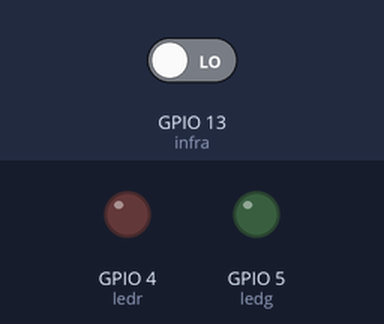
This sketch was run on a simulated ESP8266 (NodeMCU). On the bench: output pins drawn as LEDs (lit = HIGH). The inputs (shaded band) are chosen by the test bench; at power-on: GPIO 13 (infra) LOW. WiFi joins after 1.5 s; servers stay silent unless stated; uploads are accepted with an empty reply; what the sketch prints to the serial monitor is not drawn.

Above: at 0.1 s.
At 1.8 s:
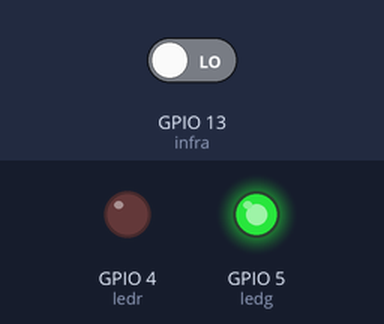
At 11.9 s:
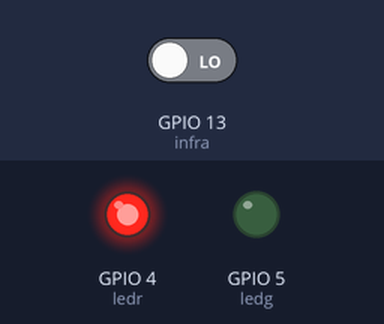
Timing chart, 0 to 13.6 s (numbered marks = the images above):
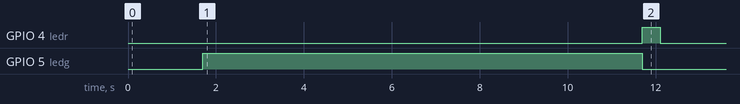

Measured:
- by itself, GPIO 4 (ledr): LOW → HIGH at 11.7 s, → LOW 0.40 s later
- by itself, GPIO 5 (ledg): LOW → HIGH at 1.7 s, → LOW 10.0 s later

The sketch:

watercloud.ino
```cpp
#include <ESP8266WiFi.h>
#include <ESP8266HTTPClient.h>
#include <WiFiClient.h>

const char* ssid = "The best";
const char* password = "MACHIDABA";

//Your Domain name with URL path or IP address with path
const char* serverName = "http://192.168.0.106:8080/WaterCloud/esp_data.php";


int infra = 13;
int ledg = 5;
int ledr = 4;
boolean stopping = false;
void setup() {
 Serial.begin(9600);
 pinMode(infra, INPUT);// set pin as input
 pinMode(ledg, OUTPUT);
 pinMode(ledr, OUTPUT);
 WiFi.begin(ssid, password);
  Serial.println("Connecting");
  while(WiFi.status() != WL_CONNECTED) {
    delay(500);
    Serial.print(".");
  }
  Serial.println("");
  Serial.print("Connected to WiFi network with IP Address: ");
  Serial.println(WiFi.localIP());
}
void loop() {


  if(WiFi.status()== WL_CONNECTED){
      HTTPClient http;

      int detect = digitalRead(infra);
      while(detect == LOW && stopping == false){

        //Send  post  request
        http.begin(serverName);
        http.addHeader("Content-Type", "application/x-www-form-urlencoded");
        String httpRequestData = "key=Rox01nDxb";
        int httpResponseCode = http.POST(httpRequestData);
        Serial.print("HTTP Response code: ");
        Serial.println(httpResponseCode);


           digitalWrite(ledg,HIGH);
           delay(10000);
           digitalWrite(ledg,LOW);
           stopping = true;
           digitalWrite(ledr,HIGH);
           delay(400);
           digitalWrite(ledr,LOW);

        }
      if(detect == HIGH){
        stopping = false;
        }


    }
}
```
